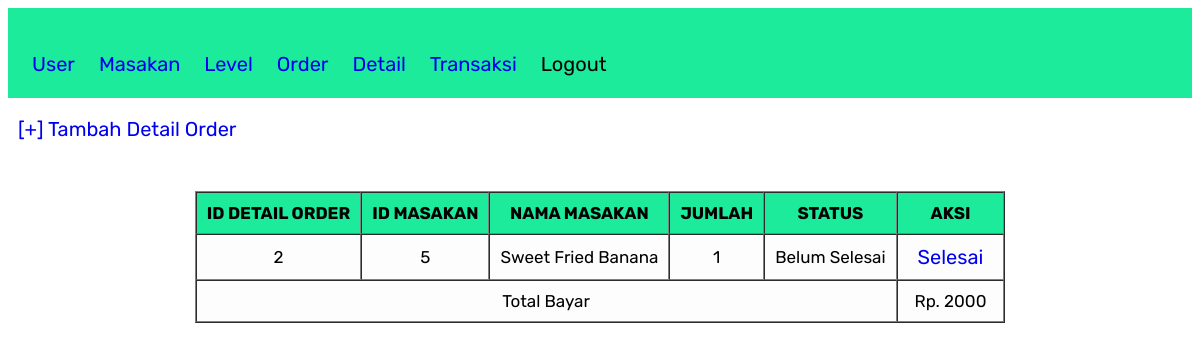
Page /detailOrder.php?id=1 on the committed database.
### tables this page shows
CREATE TABLE `detailorder` (
  `Id_detail_order` int(11) NOT NULL,
  `Id_Order` varchar(11) NOT NULL,
  `Id_Masakan` int(11) NOT NULL,
  `Keterangan` text NOT NULL,
  `Status_detail_order` varchar(20) NOT NULL
);

CREATE TABLE `masakan_taufik` (
  `id_masakan` int(11) NOT NULL,
  `nama_masakan` varchar(40) NOT NULL,
  `harga_masakan` double NOT NULL,
  `status_masakan` enum('Tersedia','Habis',',') NOT NULL
);

### detailOrder.php (the view, shortened to what this page needs)
<?php
include "connection.php";
    $id = $_GET['id'];
    $sql2 = "SELECT detailorder.Id_detail_order, detailorder.Id_Order, detailorder.Id_Masakan, detailorder.Status_detail_order, detailorder.Keterangan,masakan_taufik.nama_masakan from detailorder inner join masakan_taufik on detailorder.id_masakan = masakan_taufik.id_masakan where detailorder.Id_Order = '$id'";
    $sql3 = "SELECT detailorder.Id_detail_order, detailorder.Id_Order, detailorder.Id_Masakan, detailorder.Status_detail_order, detailorder.Keterangan,masakan_taufik.nama_masakan from detailorder inner join masakan_taufik on detailorder.id_masakan = masakan_taufik.id_masakan where detailorder.Id_Order = '$id' and detailorder.Status_detail_order = 'belum selesai'";
    $detail = mysqli_query($conn, $sql2);
    $detail2 = mysqli_query($conn, $sql3);
    $jumlah = mysqli_num_rows($detail2);
$query2 = "SELECT SUM(a.Keterangan*b.harga_masakan) as total FROM detailorder as a INNER JOIN masakan_taufik as b ON a.Id_Masakan = b.id_masakan where a.Id_Order=$id GROUP BY a.Id_Order";
$proses2 = mysqli_query ($conn, $query2);
$total = mysqli_fetch_array ($proses2)['total'];
?>
<!DOCTYPE html>
<html lang="en">
<head>
    <link rel="stylesheet" href="myStyle1.css">
</head>
<body>
    <div class="nav">
        <ul>
            <li><a href="LihatUser.php">User </a></li>
            <li><a href="ListMasakan.php">Masakan </a></li>
            <li><a href="LihatLevel.php">Level </a></li>
            <li><a href="orderMasakan.php">Order </a></li>
            <li><a href="#">Detail </a></li>
            <li><a href="tampil_transaksi.php">Transaksi </a></li>
            <li><a href="logout.php" method="post" class="logout">Logout </a></li>
        </ul>
    </div>
    <br>
    <a href="tambah_detail.php?id=<?= $id ?>">[+] Tambah Detail Order</a> <br>
    <center>
        <table border="1" cellspacing="0" cellpadding="10px">
            <thead>
                <tr>
                    <th>ID DETAIL ORDER</th>
                    <th>ID MASAKAN</th>
                    <th>NAMA MASAKAN</th>
                    <th>JUMLAH</th>
                    <th>STATUS</th>
                    <th>AKSI</th>
                </tr>
            </thead>
            <tbody>
                <?php foreach ($detail as $row) : ?>
                <tr>
                    <td><?= $row["Id_detail_order"]; ?></td>
                    <td><?= $row["Id_Masakan"]; ?></td>
                    <td><?= $row["nama_masakan"]; ?></td>
                    <td><?= $row["Keterangan"]; ?></td>
                    <td><?= $row["Status_detail_order"]; ?></td>
                    <td>
                        <?php
                         include "connection.php";
                         $status = $row["Status_detail_order"];
                         if ($jumlah != 0 ){
                             if ($status == "selesai"){
                                    echo "selesai";
                             } else {
                                    echo "<a href='selesai_detail.php?id_det=$row[Id_detail_order]&id=$id'>Selesai</a>";
                             }
                         } else {
                             $result = mysqli_query ($conn, "update detailorder SET Status_detail_order = 'selesai' WHERE Id_detail_order = $id");
                         }
                        ?>
                    </td>
                </tr>
                <?php endforeach; ?>
            </tbody>
            <tr>
                <td colspan=5>
                    <?php echo "Total Bayar";?>
                </td>
                <td>
                    <?php echo "Rp. $total"; ?>
                </td>
            </tr>
    </center>
</body>
</html>

### myStyle1.css (style rules this page uses)
body { background-color: #ffffff; font-family: "Rubik", sans-serif; }
a { text-decoration: none; font-size: 20px; font-family: "Rubik", sans-serif; padding: 14px 10px }
th { font-size: 17px; background: rgb(27, 235, 155); color: #000000; }
td { background: rgb(253, 253, 253); color: #000000; font-size: 17px; }
ul { padding: 14px; }
li { list-style: none; display: inline-flex; }
li a { background: rgb(27, 235, 155); }
.nav { background: rgb(27, 235, 155); height: 90px; text-align: left; width: 100%; display: flex; }
.logout { border: none; font-size: 20px; background: rgb(27, 235, 155); color: rgb(0, 0, 0); }
table { text-align: center; margin-top: 50px; }

### rows in the picture
detailorder: Id_detail_order "2", Id_Masakan "5", Id_Masakan.nama_masakan "Sweet Fried Banana", Keterangan "1", Status_detail_order "Belum Selesai"

### other values in the picture
$total "2000"
